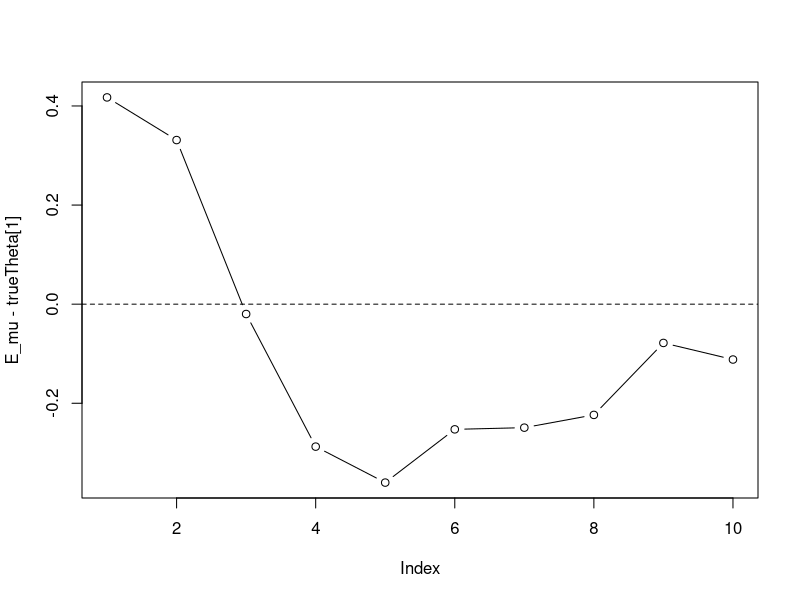
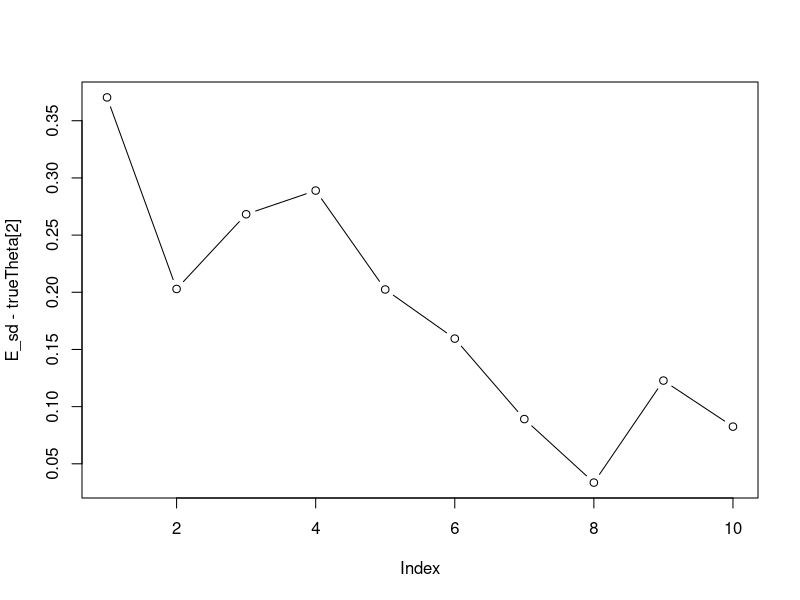
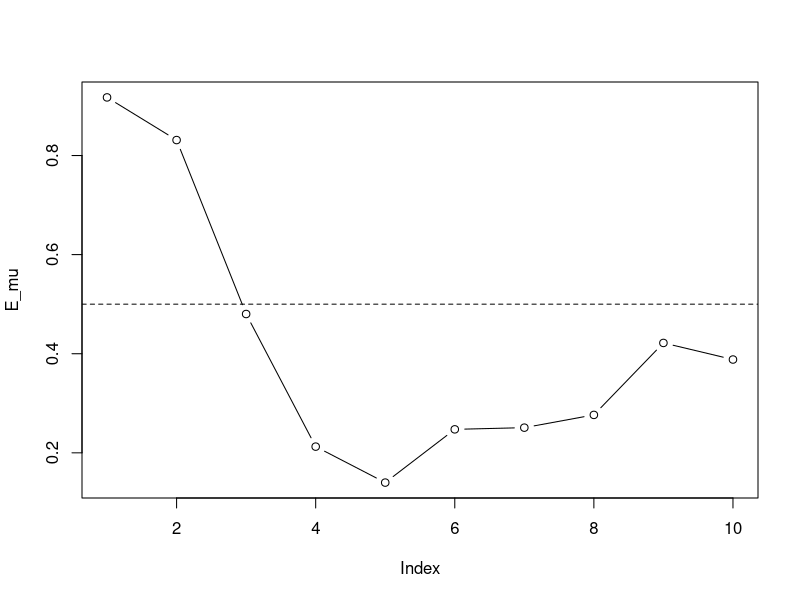
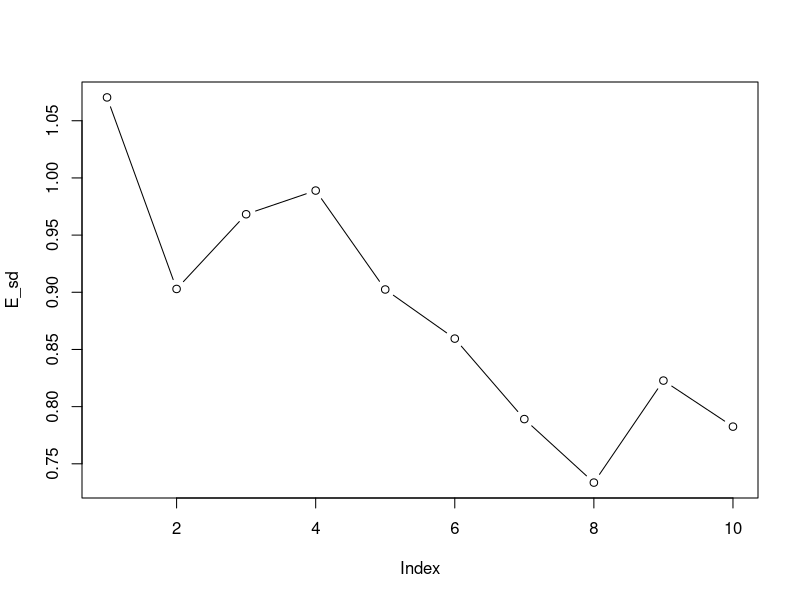
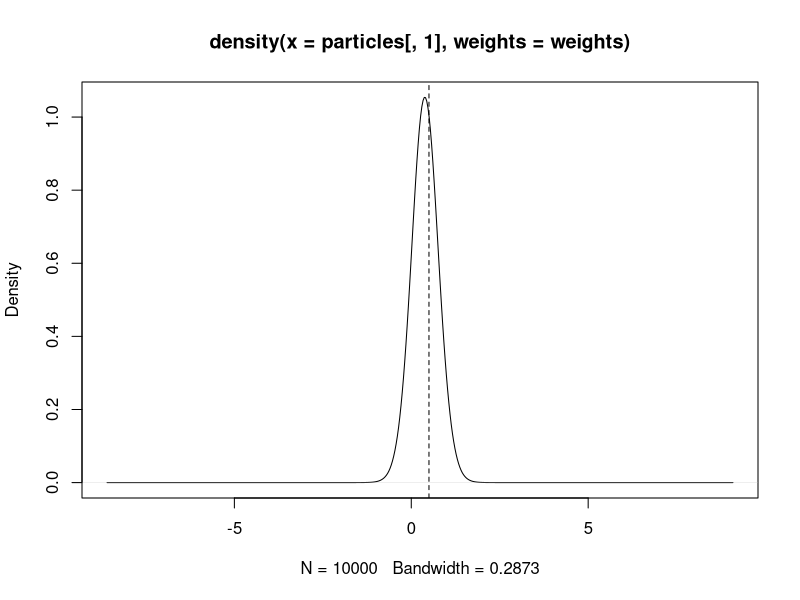
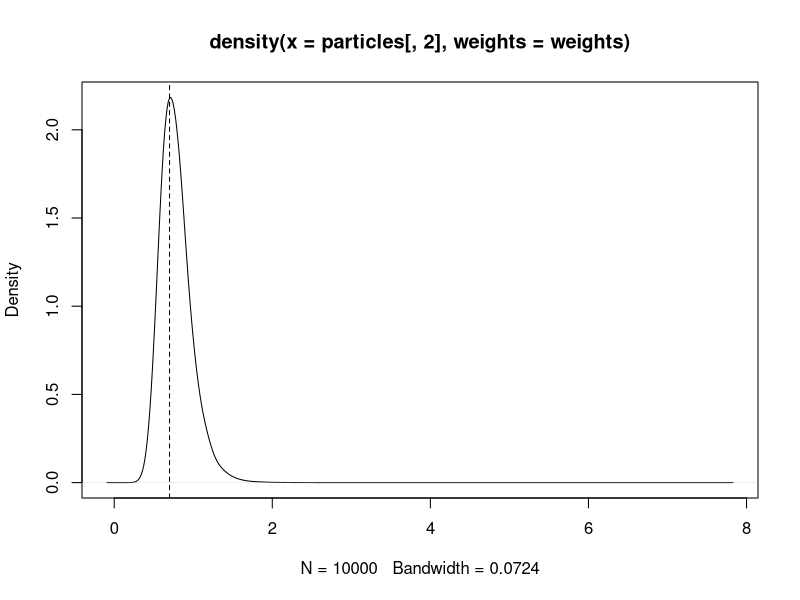
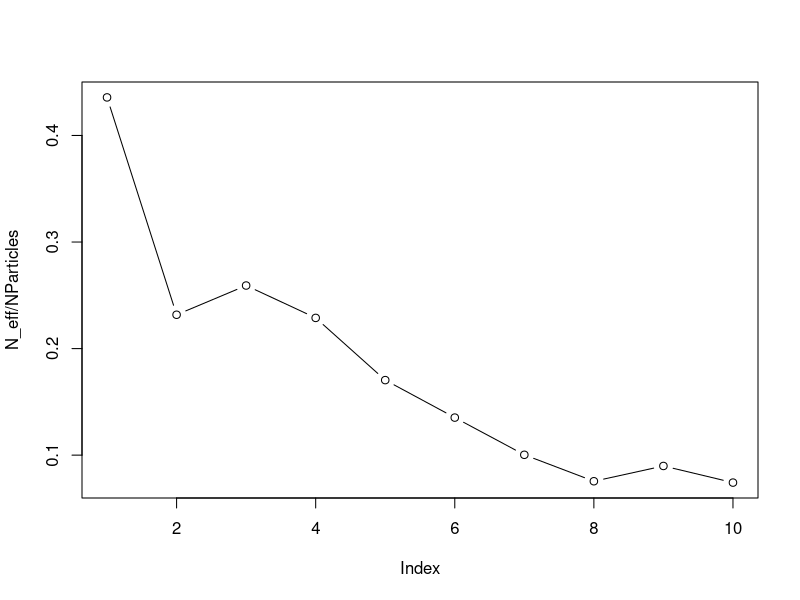

Here is the R script that generated these plots, in order:
# Sequential Importance Sampling for a simple Gaussian model

# Prior probability of theta.
# theta[1] = mu
# theta[2] = sd
prior = function(theta){
  dnorm(theta[1], 0, 1) * dlnorm(theta[2], 0, 0.5)
}

likelihood = function(y, theta){
  dnorm(y, theta[1], theta[2])
}

# Posterior probability of theta
posterior = function(theta, y){
   likelihood(y, theta) * prior(theta)
}

# Generate data set:
N = 10                   # Number of observations
y = rep(NaN, N)          # Vector for storing obs.
trueTheta = c(0.5, 0.7)  # Generating values 

# Initialize SIS

NParticles = 10000
particles  = matrix(NaN, ncol = 2, nrow = NParticles)
weights    = rep(1/NParticles, NParticles)

# Initial particle set is generated from the prior:
particles[,1] = rnorm(NParticles, 0, 2)
particles[,2] = rlnorm(NParticles, 0, 0.5)

# Initialize arrays for storing stuff (see inside)
# the main loop for explanation):
E_mu  = rep(NaN, N) 
E_sd  = rep(NaN, N)
SD_mu = rep(NaN, N)
SD_sd = rep(NaN, N)
N_eff = rep(NaN, N)

for(t in 1:N){
  # 1) Observe a data point
  y[t] = rnorm(1, trueTheta[1], trueTheta[2])
  
  # 2) Reweight the particle set based on the observation
  for(i in 1:NParticles){
    weights[i] = weights[i] * likelihood(y[t], particles[i,])
  }
  
  # 3) Normalize weights
  weights = weights / sum(weights)
  
  # We could store the full particle sets on each iteration, 
  # and that might be necessary for some applications, 
  # but here I am saving only the marginal expecations
  # and standard deviations - and effective sample sizes
  # so we can monitor particle degeneracy
  
  # Expected values (marginal posterior means):
  E_mu[t] = sum(weights * particles[,1])
  E_sd[t] = sum(weights * particles[,2])
  
  # Standard deviations (marginal posterior SD's)
  SD_mu[t] = sqrt(sum((E_mu[t] - particles[,1])^2 * weights))
  SD_sd[t] = sqrt(sum((E_sd[t] - particles[,2])^2 * weights))
  
  # Effective sample size:
  N_eff[t] = 1 / sum(weights^2)
}

# We can plot the trial-by-trial errors in posterior means: 
plot(E_mu - trueTheta[1], type = "b"); abline(h = 0, lty = 2)
plot(E_sd - trueTheta[2], type = "b"); abline(h = 0, lty = 2)
#...or the raw posterior means::
plot(E_mu, type = "b"); abline(h = trueTheta[1], lty = 2)
plot(E_sd, type = "b"); abline(h = trueTheta[2], lty = 2)

# Or the final marginals (note that the weights are supplied for the density function):
plot(density(particles[,1], weights = weights)); abline(v = trueTheta[1], lty = 2) 
plot(density(particles[,2], weights = weights)); abline(v = trueTheta[2], lty = 2)

# By plotting the effective sample size, we can see that the proportion 
# of particles that have non-neglible weights get small very fast:
plot(N_eff / NParticles, type = "b")

# For this reason, it is usually a good idea to rejuvenate the particle set
# every now and then, for example when the effective sample size drops below
# half of the original.
#
# Of course the speed at which the particle set degenerates depends on 
# the specifics of the situation: if the prior would be tighter, then 
# the more particles would be generated near the high-probability areas
# of the posterior, and their weights would degenerate slower.
